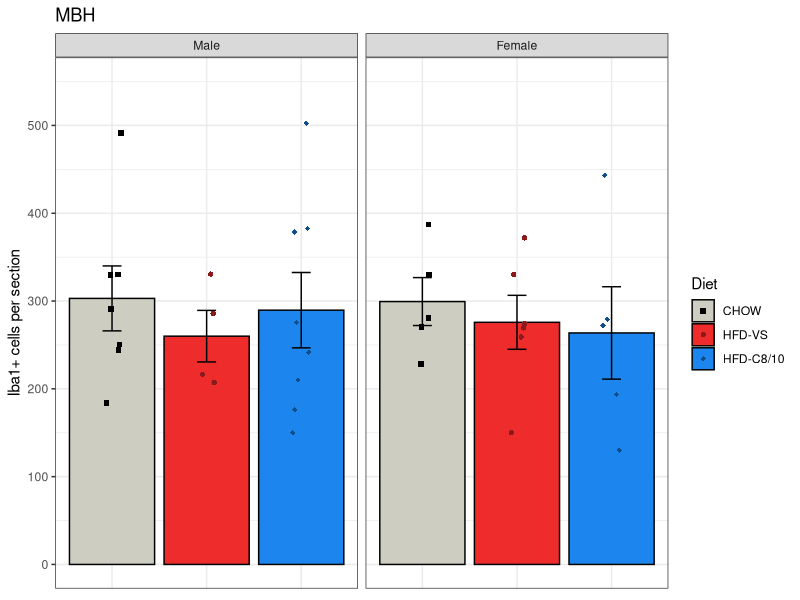
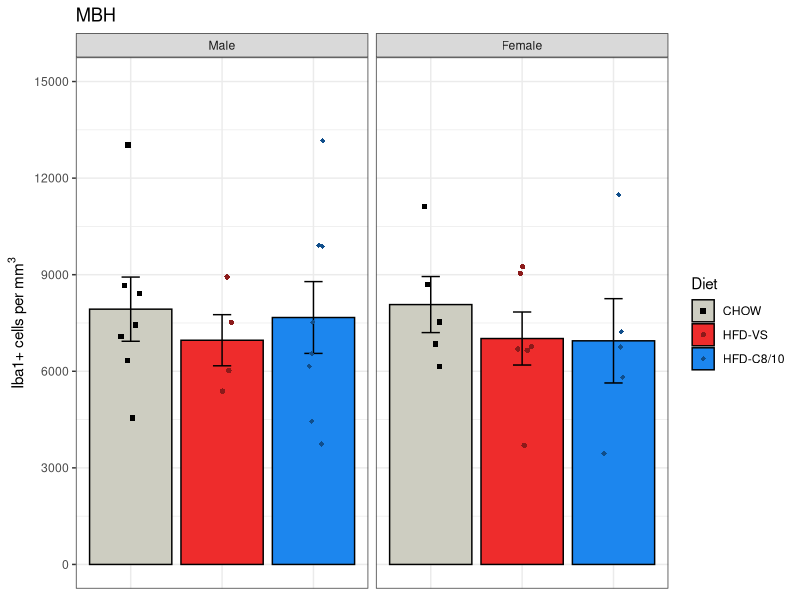
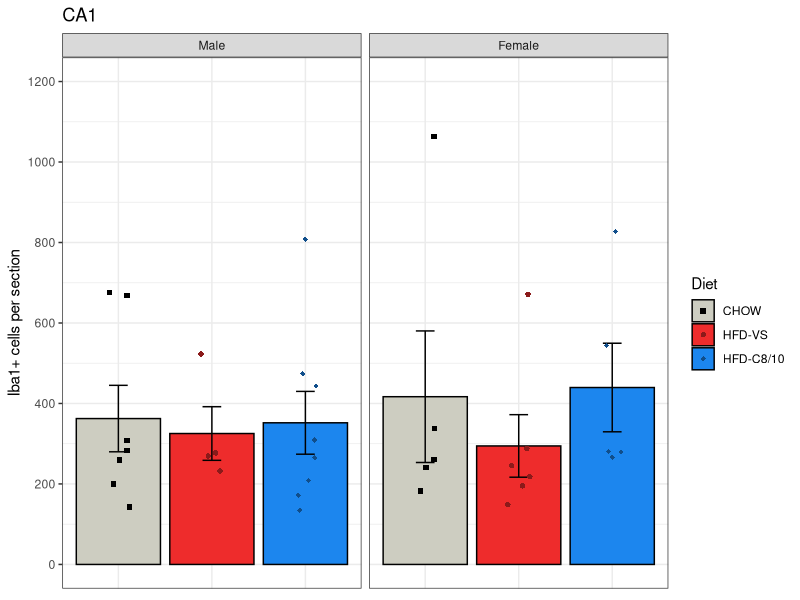
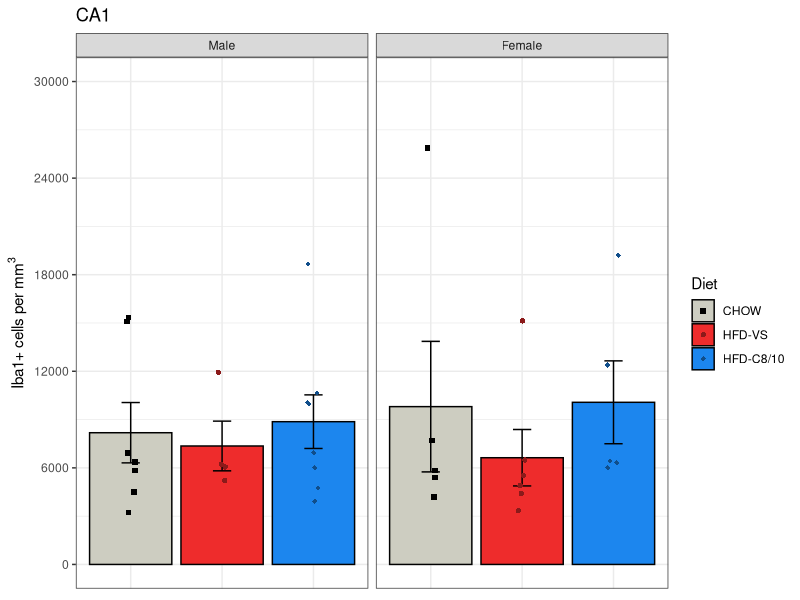
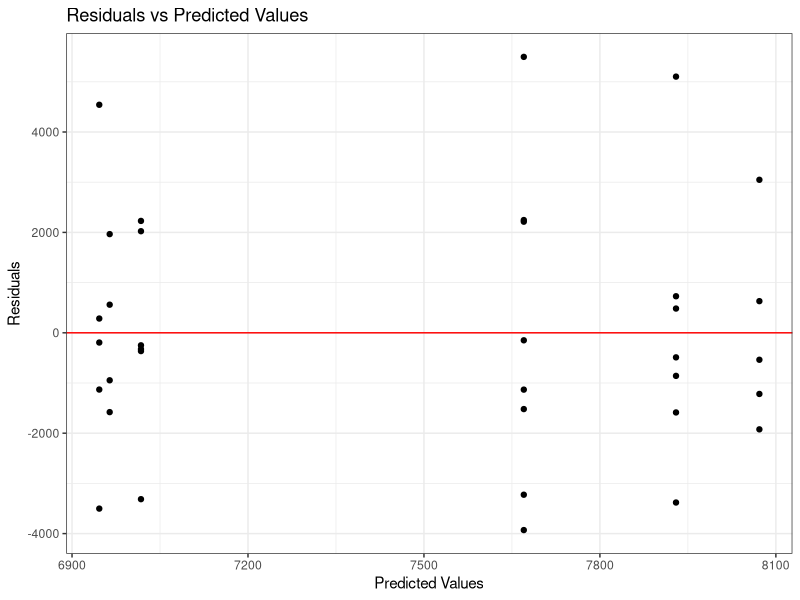
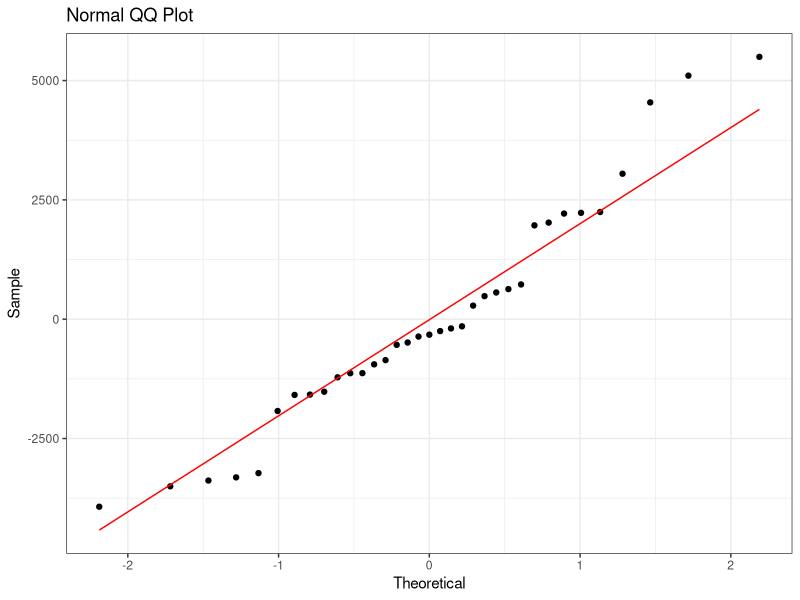
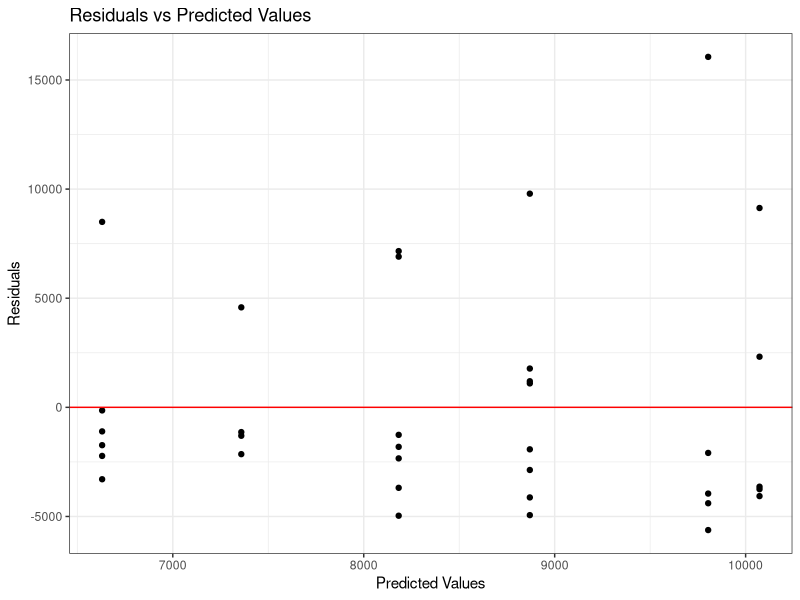
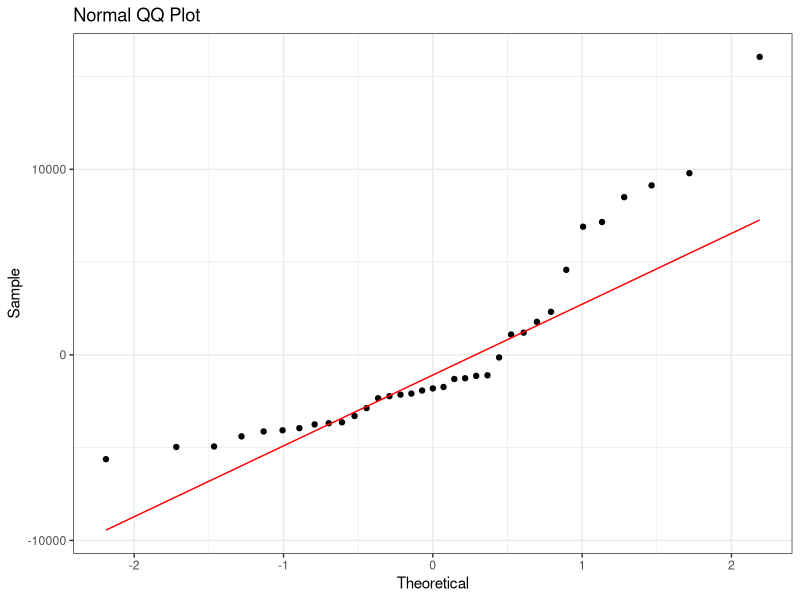

These figures' R source, in order:
## ---- chunk 1
#| label: load-packages
#| output: false

library("tidyverse")
library("ggpubr")
## ---- chunk 2
#| label: session-info
sessionInfo()
## ---- chunk 3
#| label: mydata

# Create a dataframe called mydata
mydata <- 
  
  # Import the data
  read_csv(
    file = "data/experiment-2-statsdata-iba1.csv",
    show_col_types = FALSE
    ) |>
  
  # Select the variables of interest 
  select(id, sex, diet, 
         arc_iba1_number_avg, arc_iba1_density_avg,
         ca1_iba1_number_avg, ca1_iba1_density_avg
         ) |>
  
  # Transform data
  mutate(
  
    # Recode categorical variables as factors
    id = factor(id),
    sex = factor(
      sex,
      levels = c(0, 1),
      labels = c("Male", "Female")
      ),
    diet = factor(
      diet,
      levels = c(0, 1, 2),
      labels = c("CHOW", "HFD-VS", "HFD-C8/10")
      ),
    
    # Recode sex using sum coding
    sex_sum = C(sex, sum)
    ) |>
  
  drop_na()

# View a summary of the data
summary(mydata)
## ---- chunk 4
#| label: sample-size-total

# Compute total sample size
mydata |> 
  summarize(
    count = n()
  )
## ---- chunk 5
#| label: sample-size-grouped

# Compute grouped sample sizes
mydata |>
  group_by(sex, diet) |>
  summarize(
    count = n()
  )
## ---- chunk 6
#| label: arc-number-plot

# Create a plot object
arc_number_plot <-
  
  # Call the dataset
  mydata |>  
  
  # Plot each group's number of iba1+ cells
  ggplot(
    aes(
      x = diet, 
      y = arc_iba1_number_avg, 
      fill = diet,
      )
    ) +
  
  # Create a plot title
  ggtitle(label = "MBH") +
  
  # Facet by sex (rows)
  facet_grid(
    . ~ sex
    ) + 
  
  # Plot the observed means as bars
  stat_summary(
    fun.data = mean_se,
    geom = "bar",
    color = "black",
    position = position_dodge(0.95)
    ) +
  
  # Plot the observed standard errors as errorbars
  stat_summary(
    fun.data = mean_se,
    geom = "errorbar",
    color = "black",
    width = 0.2,
    position = position_dodge(0.95)
    ) +
  
  # Plot the individual data points
  geom_point(
    aes(
      color = diet, 
      shape = diet
      ),
    position = position_jitterdodge(
      jitter.width = 0.6,
      jitter.height = 0,
      dodge.width = 0.95
      )
    ) +
  
  # Change color title and scale
  scale_color_manual(
    name = "Diet",
    values = c(
      "CHOW"      = "black",
      "HFD-VS"    = "firebrick4",
      "HFD-C8/10" = "dodgerblue4"
      )
    ) +
  
  # Change fill title and scale
  scale_fill_manual(
    name = "Diet",
    values = c(
      "CHOW"      = "ivory3",
      "HFD-VS"    = "firebrick2",
      "HFD-C8/10" = "dodgerblue2"
      )
    ) +
  
  # Change shape title and scale
  scale_shape_manual(
    name = "Diet",
    values = c(
      "CHOW"      = 15,
      "HFD-VS"    = 16,
      "HFD-C8/10" = 18
      )
    ) +
  
   # Change y-axis title and scale
  scale_y_continuous(
    name = "Iba1+ cells per section",
    limits = c(0, 550),
    breaks = seq(from = 0, to = 500, by = 100)
    ) +
  
  # Change overall plot theme
  theme_bw() + 
  
  # Remove x-axis tick labels
  theme(
    axis.title.x = element_blank(),
    axis.text.x  = element_blank(),
    axis.ticks.x = element_blank()
    )

# Show the plot
arc_number_plot
## ---- chunk 7
#| label: arc-density-plot

# Create a plot object
arc_density_plot <-
  
  # Call the dataset
  mydata |>  
  
  # Plot each group's iba1+ cell density
  ggplot(
    aes(
      x = diet, 
      y = arc_iba1_density_avg, 
      fill = diet,
      )
    ) +
  
  # Create a plot title
  ggtitle(label = "MBH") +
  
  # Facet by sex (rows)
  facet_grid(
    . ~ sex
    ) + 
  
  # Plot the observed means as bars
  stat_summary(
    fun.data = mean_se,
    geom = "bar",
    color = "black",
    position = position_dodge(0.95)
    ) +
  
  # Plot the observed standard errors as errorbars
  stat_summary(
    fun.data = mean_se,
    geom = "errorbar",
    color = "black",
    width = 0.2,
    position = position_dodge(0.95)
    ) +
  
  # Plot the individual data points
  geom_point(
    aes(
      color = diet, 
      shape = diet
      ),
    position = position_jitterdodge(
      jitter.width = 0.6,
      jitter.height = 0,
      dodge.width = 0.95
      )
    ) +
  
  # Change color title and scale
  scale_color_manual(
    name = "Diet",
    values = c(
      "CHOW"      = "black",
      "HFD-VS"    = "firebrick4",
      "HFD-C8/10" = "dodgerblue4"
      )
    ) +
  
  # Change fill title and scale
  scale_fill_manual(
    name = "Diet",
    values = c(
      "CHOW"      = "ivory3",
      "HFD-VS"    = "firebrick2",
      "HFD-C8/10" = "dodgerblue2"
      )
    ) +
  
  # Change shape title and scale
  scale_shape_manual(
    name = "Diet",
    values = c(
      "CHOW"      = 15,
      "HFD-VS"    = 16,
      "HFD-C8/10" = 18
      )
    ) +
  
  # Change y-axis title and scale
  scale_y_continuous(
    name = bquote('Iba1+ cells per' ~ mm^3),
    limits = c(0, 15000),
    breaks = seq(from = 0, to = 15000, by = 3000)
    ) +
  
  # Change overall plot theme
  theme_bw() + 
  
  # Remove x-axis tick labels
  theme(
    axis.title.x = element_blank(),
    axis.text.x  = element_blank(),
    axis.ticks.x = element_blank()
    )

# Show the plot
arc_density_plot
## ---- chunk 8
#| label: ca1-number-plot

# Create a plot object
ca1_number_plot <-
  
  # Call the dataset
  mydata |>  
  
  # Plot each group's number of iba1+ cells
  ggplot(
    aes(
      x = diet, 
      y = ca1_iba1_number_avg, 
      fill = diet,
      )
    ) +
  
  # Create a plot title
  ggtitle(label = "CA1") +
  
  # Facet by sex (rows)
  facet_grid(
    . ~ sex
    ) + 
  
  # Plot the observed means as bars
  stat_summary(
    fun.data = mean_se,
    geom = "bar",
    color = "black",
    position = position_dodge(0.95)
    ) +
  
  # Plot the observed standard errors as errorbars
  stat_summary(
    fun.data = mean_se,
    geom = "errorbar",
    color = "black",
    width = 0.2,
    position = position_dodge(0.95)
    ) +
  
  # Plot the individual data points
  geom_point(
    aes(
      color = diet, 
      shape = diet
      ),
    position = position_jitterdodge(
      jitter.width = 0.6,
      jitter.height = 0,
      dodge.width = 0.95
      )
    ) +
  
  # Change color title and scale
  scale_color_manual(
    name = "Diet",
    values = c(
      "CHOW"      = "black",
      "HFD-VS"    = "firebrick4",
      "HFD-C8/10" = "dodgerblue4"
      )
    ) +
  
  # Change fill title and scale
  scale_fill_manual(
    name = "Diet",
    values = c(
      "CHOW"      = "ivory3",
      "HFD-VS"    = "firebrick2",
      "HFD-C8/10" = "dodgerblue2"
      )
    ) +
  
  # Change shape title and scale
  scale_shape_manual(
    name = "Diet",
    values = c(
      "CHOW"      = 15,
      "HFD-VS"    = 16,
      "HFD-C8/10" = 18
      )
    ) +
  
   # Change y-axis title and scale
  scale_y_continuous(
    name = "Iba1+ cells per section",
    limits = c(0, 1200),
    breaks = seq(from = 0, to = 1200, by = 200)
    ) +
  
  # Change overall plot theme
  theme_bw() + 
  
  # Remove x-axis tick labels
  theme(
    axis.title.x = element_blank(),
    axis.text.x  = element_blank(),
    axis.ticks.x = element_blank()
    )

# Show the plot
ca1_number_plot
## ---- chunk 9
#| label: ca1-density-plot

# Create a plot object
ca1_density_plot <-
  
  # Call the dataset
  mydata |>  
  
  # Plot each group's iba1+ cell density
  ggplot(
    aes(
      x = diet, 
      y = ca1_iba1_density_avg, 
      fill = diet,
      )
    ) +
  
  # Create a plot title
  ggtitle(label = "CA1") +
  
  # Facet by sex (rows)
  facet_grid(
    . ~ sex
    ) + 
  
  # Plot the observed means as bars
  stat_summary(
    fun.data = mean_se,
    geom = "bar",
    color = "black",
    position = position_dodge(0.95)
    ) +
  
  # Plot the observed standard errors as errorbars
  stat_summary(
    fun.data = mean_se,
    geom = "errorbar",
    color = "black",
    width = 0.2,
    position = position_dodge(0.95)
    ) +
  
  # Plot the individual data points
  geom_point(
    aes(
      color = diet, 
      shape = diet
      ),
    position = position_jitterdodge(
      jitter.width = 0.4,
      jitter.height = 0,
      dodge.width = 0.95
      )
    ) +
  
  # Change color title and scale
  scale_color_manual(
    name = "Diet",
    values = c(
      "CHOW"      = "black",
      "HFD-VS"    = "firebrick4",
      "HFD-C8/10" = "dodgerblue4"
      )
    ) +
  
  # Change fill title and scale
  scale_fill_manual(
    name = "Diet",
    values = c(
      "CHOW"      = "ivory3",
      "HFD-VS"    = "firebrick2",
      "HFD-C8/10" = "dodgerblue2"
      )
    ) +
  
  # Change shape title and scale
  scale_shape_manual(
    name = "Diet",
    values = c(
      "CHOW"      = 15,
      "HFD-VS"    = 16,
      "HFD-C8/10" = 18
      )
    ) +
  
  # Change y-axis title and scale
  scale_y_continuous(
    name = bquote('Iba1+ cells per' ~ mm^3),
    limits = c(0, 30000),
    breaks = seq(from = 0, to = 30000, by = 6000)
    ) +
  
  # Change overall plot theme
  theme_bw() + 
  
  # Remove x-axis tick labels
  theme(
    axis.title.x = element_blank(),
    axis.text.x  = element_blank(),
    axis.ticks.x = element_blank()
    )

# Show the plot
ca1_density_plot
## ---- chunk 10
# Build the model
model1 <- lm(
  arc_iba1_density_avg ~ sex_sum * diet,
  data = mydata
)
## ---- chunk 11
#| label: model1-fits

# Add the fitted and residual values to the dataset
model1_fits <- 
  mydata |>
  mutate(
    fits = c(fitted(model1)),
    resids = c(residuals(model1))
  )
## ---- chunk 12
#| label: model1-residuals-plot

# Create a residuals plot to check for linearity and homoskedasticity
model1_residuals_plot <-
  model1_fits |>
  ggplot(
    aes(x = fits, y = resids)
  ) +
  
  # Plot individual data points
  geom_point() +
  
  # Plot a horizontal line at y = 0
  geom_hline(yintercept = 0, col = "red") + 
  
  # Change aesthetics
  labs(
    title = "Residuals vs Predicted Values",
    x = "Predicted Values",
    y = "Residuals"
  ) +
  theme_bw() 

# Show the plot
model1_residuals_plot
## ---- chunk 13
#| label: model1-qq-plot

# Create a QQ plot to check for normality
model1_qq_plot <-
  model1_fits |>
  ggplot(
    aes(sample = resids)
  ) +
  
  # Plot points and qq line
  geom_qq() +
  geom_qq_line(col = "red") +
  
  # Change aesthestics
  labs(
    title = "Normal QQ Plot",
    x = "Theoretical",
    y = "Sample"
  ) +
  theme_bw() 

# Show the plot
model1_qq_plot
## ---- chunk 14
#| label: model1-omnibus

# Perform omnibus F tests
model1 |> anova()
## ---- chunk 15
# Produce summary output
model1 |> summary()
## ---- chunk 16
# Build the model
model2 <- lm(
  ca1_iba1_density_avg ~ sex_sum * diet,
  data = mydata
)
## ---- chunk 17
#| label: model2-fits

# Add the fitted and residual values to the dataset
model2_fits <- 
  mydata |>
  mutate(
    fits = c(fitted(model2)),
    resids = c(residuals(model2))
  )
## ---- chunk 18
#| label: model2-residuals-plot

# Create a residuals plot to check for linearity and homoskedasticity
model2_residuals_plot <-
  model2_fits |>
  ggplot(
    aes(x = fits, y = resids)
  ) +
  
  # Plot individual data points
  geom_point() +
  
  # Plot a horizontal line at y = 0
  geom_hline(yintercept = 0, col = "red") + 
  
  # Change aesthetics
  labs(
    title = "Residuals vs Predicted Values",
    x = "Predicted Values",
    y = "Residuals"
  ) +
  theme_bw() 

# Show the plot
model2_residuals_plot
## ---- chunk 19
#| label: model2-qq-plot

# Create a QQ plot to check for normality
model2_qq_plot <-
  model2_fits |>
  ggplot(
    aes(sample = resids)
  ) +
  
  # Plot points and qq line
  geom_qq() +
  geom_qq_line(col = "red") +
  
  # Change aesthestics
  labs(
    title = "Normal QQ Plot",
    x = "Theoretical",
    y = "Sample"
  ) +
  theme_bw() 

# Show the plot
model2_qq_plot
## ---- chunk 20
# Run omnibus tests
model2 |> anova()
## ---- chunk 21
# Produce summary output
model2 |> summary()
## ---- chunk 22
#| label: arranged-plot

# Combine the plots for each brain region into a single, multi-panel plot
arranged_plot <- 
  ggarrange(
    arc_density_plot, ca1_density_plot,
    nrow = 1, ncol = 2,
    # labels = c("A", "B", "C", "D"),
    common.legend = T
  )

# Show the plot
arranged_plot
